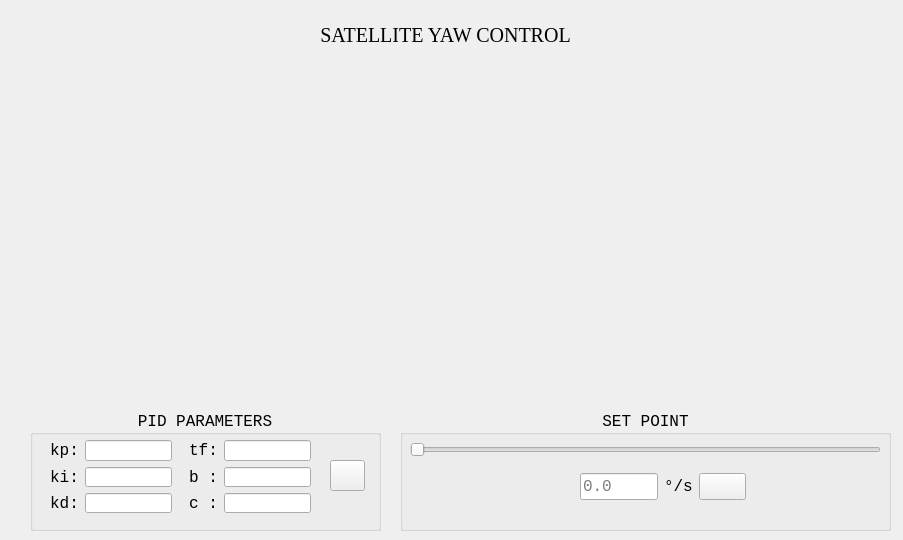
    <widget class="QWidget" name="tab_9">
     <attribute name="title">
      <string>Satellite Yaw</string>
     </attribute>
     <widget class="QCustomPlot" name="widget_plot_yaw" native="true">
      <property name="geometry">
       <rect>
        <x>30</x>
        <y>70</y>
        <width>861</width>
        <height>311</height>
       </rect>
      </property>
     </widget>
     <widget class="QGroupBox" name="groupBox_8">
      <property name="geometry">
       <rect>
        <x>30</x>
        <y>410</y>
        <width>351</width>
        <height>121</height>
       </rect>
      </property>
      <property name="font">
       <font>
        <family>Courier New</family>
        <pointsize>12</pointsize>
        <bold>false</bold>
       </font>
      </property>
      <property name="title">
       <string>PID PARAMETERS</string>
      </property>
      <property name="alignment">
       <set>Qt::AlignmentFlag::AlignCenter</set>
      </property>
      <widget class="QPushButton" name="push_power_14">
       <property name="geometry">
        <rect>
         <x>300</x>
         <y>50</y>
         <width>35</width>
         <height>31</height>
        </rect>
       </property>
       <property name="cursor">
        <cursorShape>PointingHandCursor</cursorShape>
       </property>
       <property name="text">
        <string/>
       </property>
       <property name="icon">
        <iconset resource="resources.qrc">
         <normaloff>:/icons/assets/send.png</normaloff>:/icons/assets/send.png</iconset>
       </property>
       <property name="iconSize">
        <size>
         <width>25</width>
         <height>25</height>
        </size>
       </property>
      </widget>
      <widget class="QWidget" name="layoutWidget_20">
       <property name="geometry">
        <rect>
         <x>20</x>
         <y>30</y>
         <width>261</width>
         <height>73</height>
        </rect>
       </property>
       <layout class="QGridLayout" name="gridLayout_3">
        <item row="0" column="0">
         <layout class="QHBoxLayout" name="horizontalLayout_20">
          <item>
           <widget class="QLabel" name="label_44">
            <property name="font">
             <font>
              <family>Courier New</family>
              <pointsize>12</pointsize>
              <bold>false</bold>
             </font>
            </property>
            <property name="text">
             <string>kp:</string>
            </property>
            <property name="alignment">
             <set>Qt::AlignmentFlag::AlignCenter</set>
            </property>
           </widget>
          </item>
          <item>
           <widget class="QLineEdit" name="lineEdit_17"/>
          </item>
         </layout>
        </item>
        <item row="0" column="1">
         <spacer name="horizontalSpacer_9">
          <property name="orientation">
           <enum>Qt::Orientation::Horizontal</enum>
          </property>
          <property name="sizeHint" stdset="0">
           <size>
            <width>100</width>
            <height>18</height>
           </size>
          </property>
         </spacer>
        </item>
        <item row="0" column="2">
         <layout class="QHBoxLayout" name="horizontalLayout_21">
          <item>
           <widget class="QLabel" name="label_45">
            <property name="font">
             <font>
              <family>Courier New</family>
              <pointsize>12</pointsize>
              <bold>false</bold>
             </font>
            </property>
            <property name="text">
             <string>tf:</string>
            </property>
            <property name="alignment">
             <set>Qt::AlignmentFlag::AlignCenter</set>
            </property>
           </widget>
          </item>
          <item>
           <widget class="QLineEdit" name="lineEdit_18"/>
          </item>
         </layout>
        </item>
        <item row="1" column="0">
         <layout class="QHBoxLayout" name="horizontalLayout_22">
          <item>
           <widget class="QLabel" name="label_46">
            <property name="font">
             <font>
              <family>Courier New</family>
              <pointsize>12</pointsize>
              <bold>false</bold>
             </font>
            </property>
            <property name="text">
             <string>ki:</string>
            </property>
            <property name="alignment">
             <set>Qt::AlignmentFlag::AlignCenter</set>
            </property>
           </widget>
          </item>
          <item>
           <widget class="QLineEdit" name="lineEdit_19"/>
          </item>
         </layout>
        </item>
        <item row="1" column="1">
         <spacer name="horizontalSpacer_10">
          <property name="orientation">
           <enum>Qt::Orientation::Horizontal</enum>
          </property>
          <property name="sizeHint" stdset="0">
           <size>
            <width>100</width>
            <height>18</height>
           </size>
          </property>
         </spacer>
        </item>
        <item row="1" column="2">
         <layout class="QHBoxLayout" name="horizontalLayout_23">
          <item>
           <widget class="QLabel" name="label_47">
            <property name="font">
             <font>
              <family>Courier New</family>
              <pointsize>12</pointsize>
              <bold>false</bold>
             </font>
            </property>
            <property name="text">
             <string>b :</string>
            </property>
            <property name="alignment">
             <set>Qt::AlignmentFlag::AlignCenter</set>
            </property>
           </widget>
          </item>
          <item>
           <widget class="QLineEdit" name="lineEdit_20"/>
          </item>
         </layout>
        </item>
        <item row="2" column="0">
         <layout class="QHBoxLayout" name="horizontalLayout_24">
          <item>
           <widget class="QLabel" name="label_48">
            <property name="font">
             <font>
              <family>Courier New</family>
              <pointsize>12</pointsize>
              <bold>false</bold>
             </font>
            </property>
            <property name="text">
             <string>kd:</string>
            </property>
            <property name="alignment">
             <set>Qt::AlignmentFlag::AlignCenter</set>
            </property>
           </widget>
          </item>
          <item>
           <widget class="QLineEdit" name="lineEdit_21"/>
          </item>
         </layout>
        </item>
        <item row="2" column="1">
         <spacer name="horizontalSpacer_11">
          <property name="orientation">
           <enum>Qt::Orientation::Horizontal</enum>
          </property>
          <property name="sizeHint" stdset="0">
           <size>
            <width>100</width>
            <height>18</height>
           </size>
          </property>
         </spacer>
        </item>
        <item row="2" column="2">
         <layout class="QHBoxLayout" name="horizontalLayout_25">
          <item>
           <widget class="QLabel" name="label_97">
            <property name="font">
             <font>
              <family>Courier New</family>
              <pointsize>12</pointsize>
              <bold>false</bold>
             </font>
            </property>
            <property name="text">
             <string>c :</string>
            </property>
            <property name="alignment">
             <set>Qt::AlignmentFlag::AlignCenter</set>
            </property>
           </widget>
          </item>
          <item>
           <widget class="QLineEdit" name="lineEdit_43"/>
          </item>
         </layout>
        </item>
       </layout>
      </widget>
     </widget>
     <widget class="QGroupBox" name="groupBox_20">
      <property name="geometry">
       <rect>
        <x>400</x>
        <y>410</y>
        <width>491</width>
        <height>121</height>
       </rect>
      </property>
      <property name="font">
       <font>
        <family>Courier New</family>
        <pointsize>12</pointsize>
        <bold>false</bold>
       </font>
      </property>
      <property name="title">
       <string>SET POINT</string>
      </property>
      <property name="alignment">
       <set>Qt::AlignmentFlag::AlignCenter</set>
      </property>
      <widget class="QSlider" name="hslider_satyaw">
       <property name="geometry">
        <rect>
         <x>10</x>
         <y>30</y>
         <width>471</width>
         <height>20</height>
        </rect>
       </property>
       <property name="orientation">
        <enum>Qt::Orientation::Horizontal</enum>
       </property>
      </widget>
      <widget class="QWidget" name="layoutWidget_10">
       <property name="geometry">
        <rect>
         <x>180</x>
         <y>60</y>
         <width>166</width>
         <height>33</height>
        </rect>
       </property>
       <layout class="QHBoxLayout" name="horizontalLayout_54">
        <item>
         <layout class="QHBoxLayout" name="horizontalLayout_19">
          <item>
           <widget class="QLineEdit" name="lineEdit_satyaw">
            <property name="placeholderText">
             <string>0.0</string>
            </property>
           </widget>
          </item>
          <item>
           <widget class="QLabel" name="label_43">
            <property name="font">
             <font>
              <family>Courier New</family>
              <pointsize>12</pointsize>
              <bold>false</bold>
             </font>
            </property>
            <property name="text">
             <string>°/s</string>
            </property>
           </widget>
          </item>
         </layout>
        </item>
        <item>
         <widget class="QPushButton" name="push_power_13">
          <property name="cursor">
           <cursorShape>PointingHandCursor</cursorShape>
          </property>
          <property name="text">
           <string/>
          </property>
          <property name="icon">
           <iconset resource="resources.qrc">
            <normaloff>:/icons/assets/send.png</normaloff>:/icons/assets/send.png</iconset>
          </property>
          <property name="iconSize">
           <size>
            <width>25</width>
            <height>25</height>
           </size>
          </property>
         </widget>
        </item>
       </layout>
      </widget>
     </widget>
     <widget class="QWidget" name="layoutWidget_24">
      <property name="geometry">
       <rect>
        <x>760</x>
        <y>20</y>
        <width>134</width>
        <height>32</height>
       </rect>
      </property>
      <layout class="QHBoxLayout" name="horizontalLayout_58">
       <item>
        <widget class="QLabel" name="label_batt_6">
         <property name="minimumSize">
          <size>
           <width>30</width>
           <height>30</height>
          </size>
         </property>
         <property name="maximumSize">
          <size>
           <width>30</width>
           <height>30</height>
          </size>
         </property>
         <property name="text">
          <string/>
         </property>
         <property name="pixmap">
          <pixmap resource="resources.qrc">:/icons/assets/batt_what.png</pixmap>
         </property>
         <property name="scaledContents">
          <bool>true</bool>
         </property>
         <property name="alignment">
          <set>Qt::AlignmentFlag::AlignCenter</set>
         </property>
        </widget>
       </item>
       <item>
        <widget class="QLabel" name="label_satcon_6">
         <property name="minimumSize">
          <size>
           <width>30</width>
           <height>30</height>
          </size>
         </property>
         <property name="maximumSize">
          <size>
           <width>30</width>
           <height>30</height>
          </size>
         </property>
         <property name="text">
          <string/>
         </property>
         <property name="pixmap">
          <pixmap resource="resources.qrc">:/icons/assets/sat_off.png</pixmap>
         </property>
         <property name="scaledContents">
          <bool>true</bool>
         </property>
         <property name="alignment">
          <set>Qt::AlignmentFlag::AlignCenter</set>
         </property>
        </widget>
       </item>
       <item>
        <widget class="QLabel" name="label_bt_6">
         <property name="minimumSize">
          <size>
           <width>30</width>
           <height>30</height>
          </size>
         </property>
         <property name="maximumSize">
          <size>
           <width>30</width>
           <height>30</height>
          </size>
         </property>
         <property name="text">
          <string/>
         </property>
         <property name="pixmap">
          <pixmap resource="resources.qrc">:/icons/assets/bt_dis.png</pixmap>
         </property>
         <property name="scaledContents">
          <bool>true</bool>
         </property>
         <property name="alignment">
          <set>Qt::AlignmentFlag::AlignCenter</set>
         </property>
        </widget>
       </item>
       <item>
        <widget class="QLabel" name="label_err_6">
         <property name="minimumSize">
          <size>
           <width>30</width>
           <height>30</height>
          </size>
         </property>
         <property name="maximumSize">
          <size>
           <width>30</width>
           <height>30</height>
          </size>
         </property>
         <property name="text">
          <string/>
         </property>
         <property name="pixmap">
          <pixmap resource="resources.qrc">:/icons/assets/error_no.png</pixmap>
         </property>
         <property name="scaledContents">
          <bool>true</bool>
         </property>
         <property name="alignment">
          <set>Qt::AlignmentFlag::AlignCenter</set>
         </property>
        </widget>
       </item>
      </layout>
     </widget>
     <widget class="QLabel" name="label_31">
      <property name="geometry">
       <rect>
        <x>10</x>
        <y>20</y>
        <width>871</width>
        <height>31</height>
       </rect>
      </property>
      <property name="font">
       <font>
        <family>Georgia</family>
        <pointsize>15</pointsize>
        <bold>false</bold>
       </font>
      </property>
      <property name="text">
       <string>SATELLITE YAW CONTROL</string>
      </property>
      <property name="scaledContents">
       <bool>false</bool>
      </property>
      <property name="alignment">
       <set>Qt::AlignmentFlag::AlignCenter</set>
      </property>
     </widget>
    </widget>
